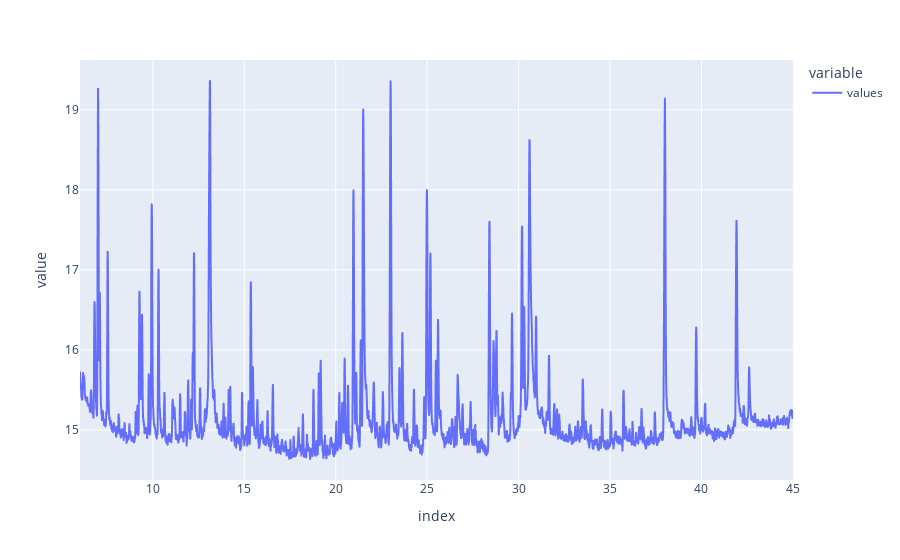

The notebook cell saved with this chart:
### Markdown cell above
## Mise en évidence des pics
Le passage des données en logarithme permet de mettre en évidence les plus petits pics du graphique, le but est de ne pas donner un importance trop grande aux pics les plus haut, car cela pourrait compliquer le travail sur la partie IA dans le cas ou l'information importante est contenue dans un pic de taille faible.<br>
Remarque : la fonction logarithme est bijective, il n'y a donc pas de perte d'information.

### Code cell
temp = np.log(temp)
temp.plot()

### Figure 1 — Plotly figure (JSON) as saved in the notebook; plotly's stock layout.template omitted (floating-point values rounded to 4 significant figures; data arrays with more than 128 entries replaced by an {"elided": "..."} marker saying what was removed)
{"data": [{"hovertemplate": "variable=values<br>index=%{x}<br>value=%{y}<extra></extra>", "legendgroup": "values", "line": {"color": "#636efa", "dash": "solid"}, "mode": "lines", "name": "values", "showlegend": true, "type": "scattergl", "x": {"elided": "6677 float values"}, "xaxis": "x", "y": {"elided": "6677 float values"}, "yaxis": "y"}], "layout": {"legend": {"title": {"text": "variable"}, "tracegroupgap": 0}, "margin": {"t": 60}, "xaxis": {"anchor": "y", "domain": [0, 1], "title": {"text": "index"}}, "yaxis": {"anchor": "x", "domain": [0, 1], "title": {"text": "value"}}}}
